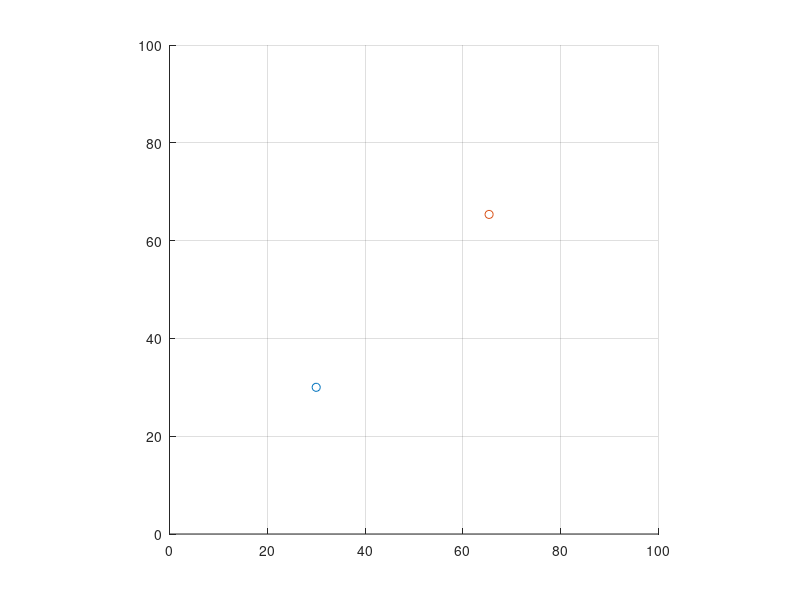

This chart was generated by the following MATLAB code:
close all;
clear all;



%Sensor
sensor1_sigma = 6;
sensor2_sigma = 4;
sensor = [
    1 0 0 0; 0 0 1 0; % 1
    1 0 0 0; 0 0 1 0; % 2
    ];

goal1 = [30,30 ];
goal2 = [ goal1(1)+50* sin(pi/4),goal1(2)+50*cos(pi/4)];


figure 
hold on
grid on
scatter(goal1(1),goal1(2));
scatter(goal2(1),goal2(2));
xlim([0 100]);
ylim([0 100]);
axis square;

